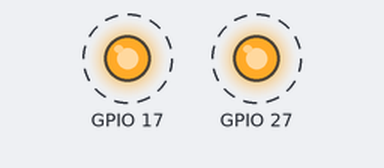
Bench run of a program on a simulated Raspberry Pi (BCM pin numbers). Shown: output pins drawn as LEDs (lit = HIGH). Dashed ring = blinking. What the program prints to the terminal is not drawn. At 8.0 s the program stops and its outputs stay as they are.

Above: at 0.5 s.
Timing chart, 0 to 4.6 s (numbered marks = the images above):
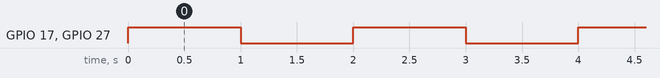

Measured:
- by itself, GPIO 17, GPIO 27: alternates HIGH for 1.0 s and LOW for 1.0 s, 8 changes in all, then stays LOW

The program:

3_blink.py
```python
#!/usr/bin/python

from time import sleep #import sleep from the time library
import RPi.GPIO as GPIO #import GPIO library

GPIO.setmode(GPIO.BCM) #set pin numbering system to BCM

GPIO.setup(17, GPIO.OUT) #set GPIO17 as an output (LED)
GPIO.setup(27, GPIO.OUT) #set GPIO27 as an output (LED)

x = 0

while x < 4:
    print "Lights ON"
    GPIO.output(17, GPIO.HIGH)
    GPIO.output(27, GPIO.HIGH)
    sleep(1)

    print "Lights OFF"
    GPIO.output(17, GPIO.LOW)
    GPIO.output(27, GPIO.LOW)
    sleep(1)

    x += 1

GPIO.cleanup()
```
